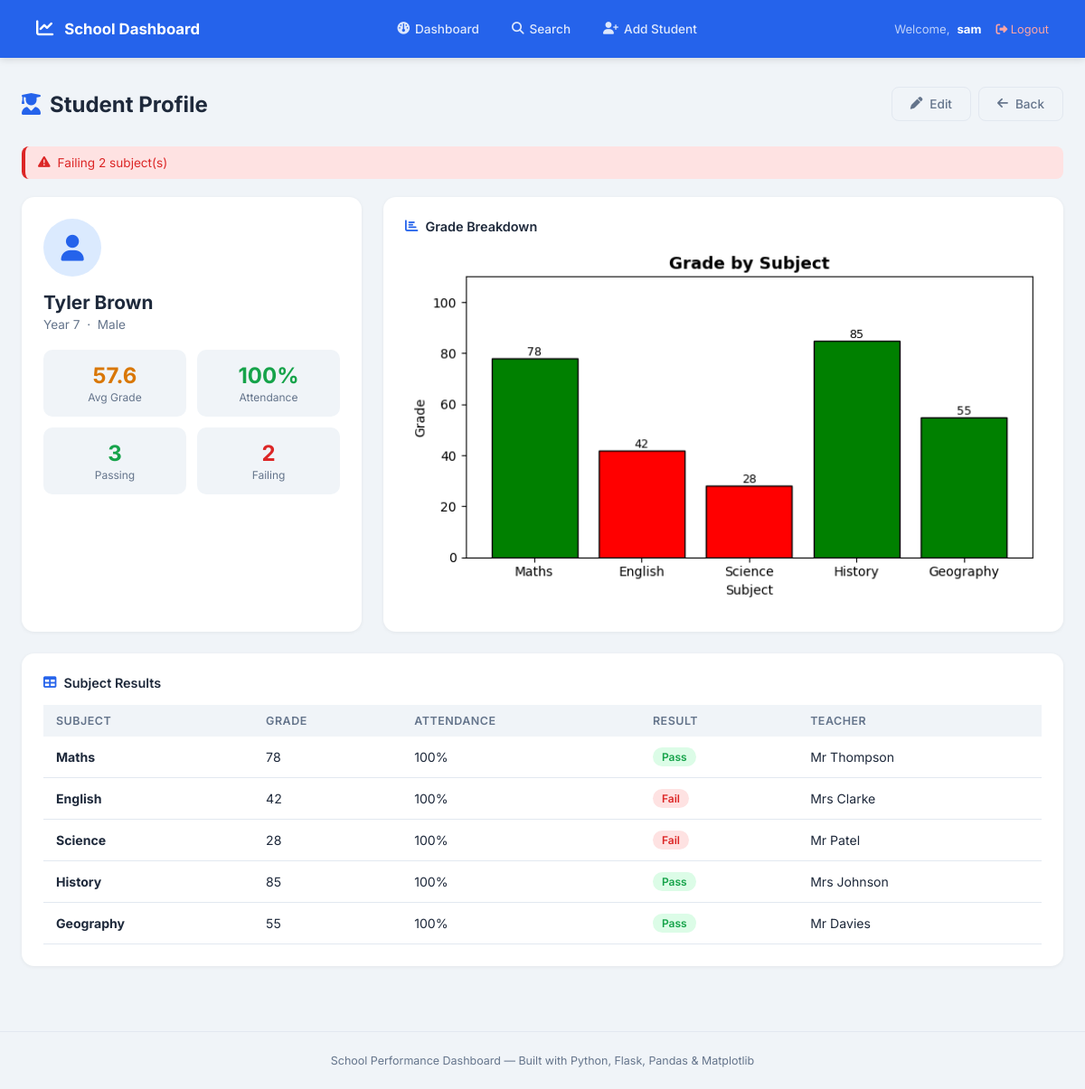
The app's page /student/3 (signed in) with its own data.
### tables this page shows
CREATE TABLE students (
            id INTEGER PRIMARY KEY AUTOINCREMENT,
            name TEXT NOT NULL,
            year_group INTEGER NOT NULL,
            gender TEXT NOT NULL
        );

CREATE TABLE grades (
            id INTEGER PRIMARY KEY AUTOINCREMENT,
            student_id INTEGER NOT NULL,
            subject TEXT NOT NULL,
            grade INTEGER NOT NULL,
            attendance INTEGER NOT NULL,
            pass_fail TEXT NOT NULL,
            teacher TEXT NOT NULL,
            FOREIGN KEY (student_id) REFERENCES students(id)
        );

### main.py (the view)
@app.route('/student/<int:student_id>')
@login_required
def student_profile(student_id):
    df = get_dataframe()
    student_df = df[df['student_id'] == student_id]
    if student_df.empty:
        flash("Student not found", "error")
        return redirect(url_for('search'))
    name = student_df['Student_Name'].iloc[0]
    year = student_df['Year_Group'].iloc[0]
    gender = student_df['Gender'].iloc[0]
    avg_grade = round(student_df['Grade'].mean(), 1)
    attendance = student_df['Attendance_Percentage'].iloc[0]
    pass_count = (student_df['Pass_Fail'] == 'Pass').sum()
    fail_count = (student_df['Pass_Fail'] == 'Fail').sum()
    flags = []
    if attendance < 50:
        flags.append(f"Low attendance: {attendance}%")
    if fail_count > 0:
        flags.append(f"Failing {fail_count} subject(s)")
    if avg_grade < 50:
        flags.append(f"Low average grade: {avg_grade}")
    chart = chart_student_grades(student_df)
    return render_template('student.html',
        name=name, year=year, gender=gender,
        avg_grade=avg_grade, attendance=attendance,
        pass_count=pass_count, fail_count=fail_count,
        grades=student_df.to_dict('records'),
        chart=chart, flags=flags, student_id=student_id
    )

### main.py (called while the page is built)
def get_db():
    conn = sqlite3.connect(DB)
    conn.row_factory = sqlite3.Row
    return conn

def get_chart(fig):
    buf = io.BytesIO()
    fig.savefig(buf, format='png', bbox_inches='tight', dpi=100)
    buf.seek(0)
    img = base64.b64encode(buf.read()).decode('utf-8')
    plt.close(fig)
    return img

def login_required(f):
    from functools import wraps
    @wraps(f)
    def decorated(*args, **kwargs):
        if 'user_id' not in session:
            return redirect(url_for('login'))
        return f(*args, **kwargs)
    return decorated

def get_dataframe():
    conn = get_db()
    df = pd.read_sql_query("""
        SELECT s.name as Student_Name, s.year_group as Year_Group, s.gender as Gender,
               g.subject as Subject, g.grade as Grade, g.attendance as Attendance_Percentage,
               g.pass_fail as Pass_Fail, g.teacher as Teacher, s.id as student_id
        FROM students s JOIN grades g ON s.id = g.student_id
    """, conn)
    conn.close()
    return df

def chart_student_grades(student_df):
    fig, ax = plt.subplots(figsize=(7, 4))
    colors = ['green' if pf == 'Pass' else 'red' for pf in student_df['Pass_Fail']]
    ax.bar(student_df['Subject'], student_df['Grade'], color=colors, edgecolor='black')
    ax.set_title('Grade by Subject', fontsize=13, fontweight='bold')
    ax.set_xlabel('Subject')
    ax.set_ylabel('Grade')
    ax.set_ylim(0, 110)
    for i, (g, pf) in enumerate(zip(student_df['Grade'], student_df['Pass_Fail'])):
        ax.annotate(f'{g}', (i, g), ha='center', va='bottom', fontsize=9)
    ax.tick_params(axis='x', rotation=0)
    fig.tight_layout()
    return get_chart(fig)

### templates/student.html (shortened to what this page needs)
{% extends 'base.html' %}
{% block content %}
<div class="main">
    <div class="page-header">
        <div class="page-title"><i class="fa-solid fa-user-graduate"></i> Student Profile</div>
        <div style="display:flex;gap:8px;">
            <a href="{{ url_for('edit_student', student_id=student_id) }}" class="btn btn-outline">
                <i class="fa-solid fa-pen"></i> Edit
            </a>
            <a href="{{ url_for('search') }}" class="btn btn-outline">
                <i class="fa-solid fa-arrow-left"></i> Back
            </a>
        </div>
    </div>
    {% if flags %}
    <div style="margin-bottom:20px;">
        {% for flag in flags %}
        <div class="flag-alert"><i class="fa-solid fa-triangle-exclamation"></i> {{ flag }}</div>
        {% endfor %}
    </div>
    {% endif %}
    <div class="profile-grid">
        <div class="profile-card">
            <div class="profile-avatar"><i class="fa-solid fa-user"></i></div>
            <div class="profile-name">{{ name }}</div>
            <div class="profile-meta">Year {{ year }} &nbsp;·&nbsp; {{ gender }}</div>
            <div class="profile-stats">
                <div class="profile-stat">
                    <div class="profile-stat-val gold">{{ avg_grade }}</div>
                    <div class="profile-stat-label">Avg Grade</div>
                </div>
                <div class="profile-stat">
                    <div class="profile-stat-val {% if attendance >= 80 %}green{% else %}red{% endif %}">{{ attendance }}%</div>
                    <div class="profile-stat-label">Attendance</div>
                </div>
                <div class="profile-stat">
                    <div class="profile-stat-val green">{{ pass_count }}</div>
                    <div class="profile-stat-label">Passing</div>
                </div>
                <div class="profile-stat">
                    <div class="profile-stat-val red">{{ fail_count }}</div>
                    <div class="profile-stat-label">Failing</div>
                </div>
            </div>
        </div>
        <div class="profile-card">
            <div style="font-size:0.9rem;font-weight:600;margin-bottom:14px;display:flex;align-items:center;gap:8px;">
                <i class="fa-solid fa-chart-bar" style="color:var(--accent);"></i> Grade Breakdown
            </div>
            <img alt="Student Grades" style="width:100%;border-radius:6px;">
        </div>
    </div>
    <div class="card">
        <div style="font-size:0.9rem;font-weight:600;margin-bottom:16px;display:flex;align-items:center;gap:8px;">
            <i class="fa-solid fa-table" style="color:var(--accent);"></i> Subject Results
        </div>
        <table class="grades-table">
            <thead>
                <tr>
                    <th>Subject</th>
                    <th>Grade</th>
                    <th>Attendance</th>
                    <th>Result</th>
                    <th>Teacher</th>
                </tr>
            </thead>
            <tbody>
                {% for g in grades %}
                <tr>
                    <td><strong>{{ g.Subject }}</strong></td>
                    <td>{{ g.Grade }}</td>
                    <td>{{ g.Attendance_Percentage }}%</td>
                    <td><span class="badge badge-{{ g.Pass_Fail|lower }}">{{ g.Pass_Fail }}</span></td>
                    <td>{{ g.Teacher }}</td>
                </tr>
                {% endfor %}
            </tbody>
        </table>
    </div>
</div>
{% endblock %}

### templates/base.html (shortened to what this page needs)
<!DOCTYPE html>
<html lang="en">
<head>
    <link rel="stylesheet" href="https://cdnjs.cloudflare.com/ajax/libs/font-awesome/6.5.0/css/all.min.css">
</head>
<body>
<nav class="navbar">
    <div class="nav-brand"><i class="fa-solid fa-chart-line"></i> School Dashboard</div>
    <div class="nav-links">
        <a href="{{ url_for('dashboard') }}" {% if request.endpoint == 'dashboard' %}class="active"{% endif %}>
            <i class="fa-solid fa-gauge"></i> Dashboard
        </a>
        <a href="{{ url_for('search') }}" {% if request.endpoint == 'search' %}class="active"{% endif %}>
            <i class="fa-solid fa-magnifying-glass"></i> Search
        </a>
        <a href="{{ url_for('add_student') }}" {% if request.endpoint == 'add_student' %}class="active"{% endif %}>
            <i class="fa-solid fa-user-plus"></i> Add Student
        </a>
    </div>
    {% if session.get('user_name') %}
<div class="nav-user">
    Welcome, <strong>{{ session['user_name'] }}</strong>
    <a href="{{ url_for('logout') }}" style="color:#fca5a5; margin-left:8px; font-size:0.8rem;">
        <i class="fa-solid fa-right-from-bracket"></i> Logout
    </a>
</div>
{% else %}
<a href="{{ url_for('login') }}" class="btn btn-primary" style="padding:7px 16px;font-size:0.82rem;">
    <i class="fa-solid fa-right-to-bracket"></i> Login
</a>
{% endif %}
</nav>
{% block content %}{% endblock %}
<footer>School Performance Dashboard — Built with Python, Flask, Pandas & Matplotlib</footer>
</body>
</html>

### templates/base.html (style rules this page uses)
*, *::before, *::after { box-sizing: border-box; margin: 0; padding: 0; }
:root { --bg: #f0f4f8; --surface: #ffffff; --accent: #2563eb; --accent-light: #dbeafe; --green: #16a34a; --green-light: #dcfce7; --red: #dc2626; --red-light: #fee2e2; --gold: #d97706; --gold-light: #fef3c7; --purple: #7c3aed; --purple-light: #ede9fe; --orange: #ea580c; --orange-light: #ffedd5; --text: #1e293b; --text-mid: #64748b; --border: #e2e8f0; }
body { font-family: 'Inter', sans-serif; background: var(--bg); color: var(--text); min-height: 100vh; }
a { text-decoration: none; color: inherit; }
.navbar { background: var(--accent); padding: 0 40px; display: flex; align-items: center; justify-content: space-between; height: 64px; position: sticky; top: 0; z-index: 100; box-shadow: 0 2px 8px rgba(0,0,0,0.12); }
.nav-brand { display: flex; align-items: center; gap: 12px; color: white; font-weight: 700; font-size: 1.05rem; }
.nav-brand i { font-size: 1.2rem; }
.nav-links { display: flex; align-items: center; gap: 8px; }
.nav-links a { color: rgba(255,255,255,0.85); padding: 8px 14px; border-radius: 8px; font-size: 0.85rem; font-weight: 500; transition: background 0.2s; display: flex; align-items: center; gap: 6px; }
.nav-user { color: rgba(255,255,255,0.7); font-size: 0.82rem; display: flex; align-items: center; gap: 8px; }
.nav-user strong { color: white; }
.main { max-width: 1300px; margin: 0 auto; padding: 32px 24px; }
.btn { display: inline-flex; align-items: center; gap: 8px; padding: 10px 20px; border-radius: 8px; font-size: 0.85rem; font-weight: 500; cursor: pointer; border: none; transition: all 0.2s; font-family: 'Inter', sans-serif; }
.btn-outline { background: transparent; border: 1px solid var(--border); color: var(--text-mid); }
.page-header { margin-bottom: 28px; display: flex; align-items: center; justify-content: space-between; flex-wrap: wrap; gap: 12px; }
.page-title { font-size: 1.5rem; font-weight: 700; display: flex; align-items: center; gap: 10px; }
.page-title i { color: var(--accent); }
.card { background: var(--surface); border-radius: 14px; padding: 24px; box-shadow: 0 1px 4px rgba(0,0,0,0.06); }
footer { text-align: center; padding: 24px; color: var(--text-mid); font-size: 0.78rem; border-top: 1px solid var(--border); margin-top: 40px; }

### templates/student.html (style rules this page uses)
.profile-grid { display: grid; grid-template-columns: 1fr 2fr; gap: 24px; margin-bottom: 24px; }
.profile-card { background: var(--surface); border-radius: 14px; padding: 24px; box-shadow: 0 1px 4px rgba(0,0,0,0.06); }
.profile-avatar { width: 64px; height: 64px; background: var(--accent-light); border-radius: 50%; display: flex; align-items: center; justify-content: center; font-size: 1.8rem; color: var(--accent); margin-bottom: 16px; }
.profile-name { font-size: 1.3rem; font-weight: 700; margin-bottom: 4px; }
.profile-meta { color: var(--text-mid); font-size: 0.85rem; margin-bottom: 20px; }
.profile-stats { display: grid; grid-template-columns: 1fr 1fr; gap: 12px; margin-bottom: 20px; }
.profile-stat { background: var(--bg); border-radius: 10px; padding: 14px; text-align: center; }
.profile-stat-val { font-size: 1.5rem; font-weight: 700; }
.profile-stat-val.green { color: var(--green); }
.profile-stat-val.red { color: var(--red); }
.profile-stat-val.gold { color: var(--gold); }
.profile-stat-label { font-size: 0.75rem; color: var(--text-mid); margin-top: 2px; }
.flag-alert { background: var(--red-light); border-left: 4px solid var(--red); color: var(--red); padding: 10px 14px; border-radius: 8px; font-size: 0.85rem; margin-bottom: 8px; display: flex; align-items: center; gap: 8px; }
.grades-table { width: 100%; border-collapse: collapse; }
.grades-table th { background: var(--bg); padding: 10px 14px; text-align: left; font-size: 0.78rem; text-transform: uppercase; letter-spacing: 0.5px; color: var(--text-mid); font-weight: 600; }
.grades-table td { padding: 12px 14px; border-bottom: 1px solid var(--border); font-size: 0.88rem; }
.badge { display: inline-block; padding: 3px 10px; border-radius: 20px; font-size: 0.75rem; font-weight: 600; }
.badge-pass { background: var(--green-light); color: var(--green); }
.badge-fail { background: var(--red-light); color: var(--red); }

### records on screen
students: user_name "sam"
students: name "Tyler Brown", gender "Male"
grades: Subject "Maths", Grade "78", Attendance_Percentage "100", Pass_Fail "Pass", Teacher "Mr Thompson"
grades: Subject "English", Grade "42", Attendance_Percentage "100", Pass_Fail "Fail", Teacher "Mrs Clarke"
grades: Subject "Science", Grade "28", Attendance_Percentage "100", Pass_Fail "Fail", Teacher "Mr Patel"
grades: Subject "History", Grade "85", Attendance_Percentage "100", Pass_Fail "Pass", Teacher "Mrs Johnson"
grades: Subject "Geography", Grade "55", Attendance_Percentage "100", Pass_Fail "Pass", Teacher "Mr Davies"

### other values on screen
{{ flag }} "Failing 2 subject(s)"
{{ year }} "7"
{{ avg_grade }} "57.6"
{{ attendance }} "100"
{{ pass_count }} "3"
{{ fail_count }} "2"
